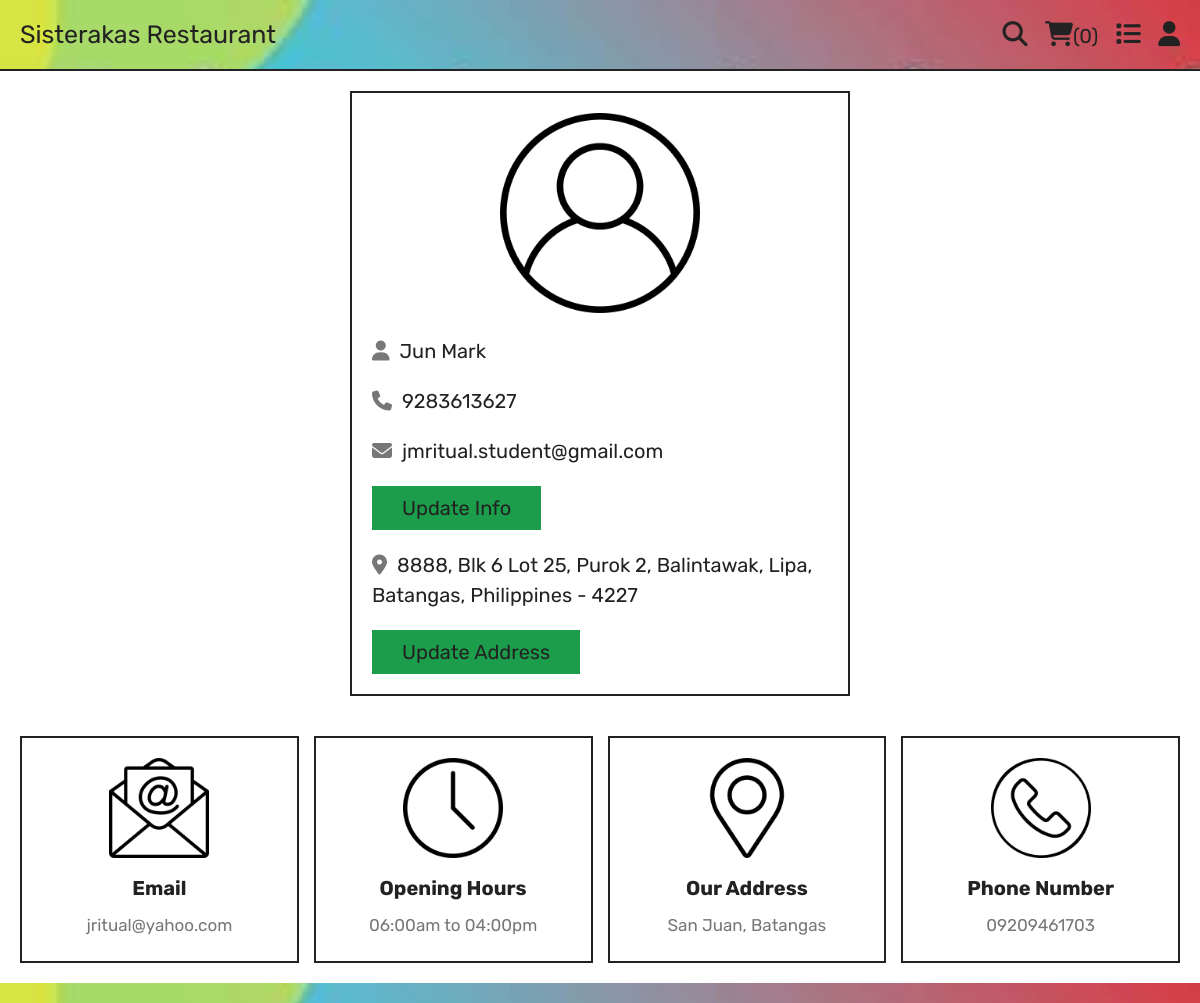
The page /SisterakasRestaurant/profile.php (signed in) on the database its author committed.
### tables this page shows
CREATE TABLE IF NOT EXISTS `users` (
  `id` int NOT NULL AUTO_INCREMENT,
  `name` varchar(20) NOT NULL,
  `email` varchar(50) NOT NULL,
  `number` varchar(10) NOT NULL,
  `password` varchar(50) NOT NULL,
  `address` varchar(500) NOT NULL,
  PRIMARY KEY (`id`)
);

### SisterakasRestaurant/profile.php (the view, shortened to what this page needs)
<?php
include 'components/connect.php';
?>
<!DOCTYPE html>
<html lang="en">
<head>
   <link rel="stylesheet" href="https://cdnjs.cloudflare.com/ajax/libs/font-awesome/6.1.1/css/all.min.css">
   <link rel="stylesheet" href="css/style.css">
</head>
<body>
<?php include 'components/user_header.php'; ?>
<section class="user-details">
   <div class="user">
      <img src="images/user-icon.png" alt="">
      <p><i class="fas fa-user"></i><span><span><?= $fetch_profile['name']; ?></span></span></p>
      <p><i class="fas fa-phone"></i><span><?= $fetch_profile['number']; ?></span></p>
      <p><i class="fas fa-envelope"></i><span><?= $fetch_profile['email']; ?></span></p>
      <a href="update_profile.php" class="btn">Update Info</a>
      <p class="address"><i class="fas fa-map-marker-alt"></i><span><?php if($fetch_profile['address'] == ''){echo 'Please enter your address';}else{echo $fetch_profile['address'];} ?></span></p>
      <a href="update_address.php" class="btn">Update Address</a>
   </div>
</section>
<?php include 'components/footer.php'; ?>
</body>
</html>

### SisterakasRestaurant/css/style.css (style rules this page uses)
:root { --green:#1b9d4b; --red:#e74c3c; --white:#fff; --black:#222; --light-color:#777; --border:.2rem solid var(--black); }
* { font-family: 'Rubik', sans-serif; margin:0; padding:0; box-sizing: border-box; outline: none; border: none; text-decoration: none; }
html { font-size: 62.5%; overflow-x: hidden; scroll-behavior: smooth; stop-opacity: 7rem; }
section { margin:0 auto; max-width: 1200px; padding:2rem; }
.btn, .delete-btn { margin-top: 1rem; display: inline-block; font-size: 2rem; padding:1rem 3rem; cursor: pointer; text-transform: capitalize; transition: .2s linear; }
.btn { background-color: var(--green); color:var(--black); }
.user-details .user { max-width: 50rem; margin:0 auto; border:var(--border); padding:2rem; }
.user-details .user img { width: 100%; height: 20rem; object-fit: contain; margin-bottom: 1rem; }
.user-details .user p { padding:1rem 0; line-height: 1.5; font-size: 2rem; }
.user-details .user p span { color:var(--black); }
.user-details .user p i { margin-right: 1rem; color:var(--light-color); }
.user-details .user .address { margin-top: 1rem; }

### rows shown on the page
users: name "Jun Mark", number "9283613627", email "jmritual.student@gmail.com", address "8888, Blk 6 Lot 25, Purok 2, Balintawak, Lipa, Batangas, Philippines - 4227"

### other values the page prints
$total_cart_items "0"
